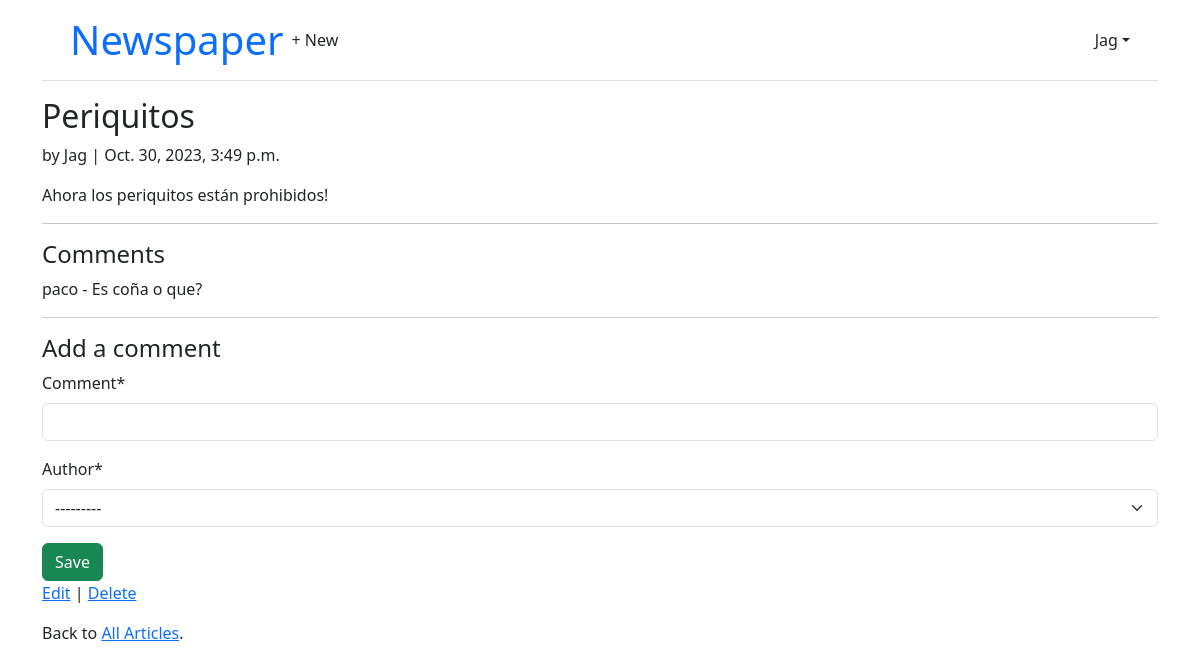
/articles/6/ (signed in), run on the app's committed database.
### accounts/models.py (models this page shows)
class CustomUser(AbstractUser):
    age = models.PositiveBigIntegerField(null=True, blank=True)

### articles/models.py (models this page shows, shortened)
class Article(models.Model):
    title = models.CharField(max_length=255)
    body = models.TextField()
    date = models.DateTimeField(auto_now_add=True)
    author = models.ForeignKey(
        settings.AUTH_USER_MODEL,
        on_delete=models.CASCADE,
    )

class Comment(models.Model):
    article = models.ForeignKey(Article, on_delete=models.CASCADE)
    comment = models.CharField(max_length=140)
    author = models.ForeignKey(settings.AUTH_USER_MODEL, on_delete=models.CASCADE)
    def __str__(self):
        return self.comment

### articles/views.py (the view, shortened to what this page needs)
# urls.py: path("<int:pk>/", ArticleDetailView.as_view(),
class ArticleDetailView(LoginRequiredMixin, View):
    def get(self, request, *args, **kwargs):
        view = CommentGet.as_view()
        return view(request, *args, **kwargs)

### articles/forms.py
class CommentForm(forms.ModelForm):
    class Meta:
        model = Comment
        fields = ("comment", "author")

### articles/views.py (called while the page is built)
    def get_context_data(self, **kwargs):
        context = super().get_context_data(**kwargs)
        context['form'] = CommentForm()
        return context

### templates/article_detail.html (shortened to what this page needs)
{% extends "base.html" %}
{% load crispy_forms_tags %}
{% block content %}
    <div class="article-entry">
        <h2>{{ object.title }}</h2>
        <p>by {{ object.author }} | {{ object.date }}</p>
        <p>{{ object.body }}</p>
    </div>
    <hr>
    <h4>Comments</h4>
    {% for comment in article.comment_set.all %}
        <p>
            <span class="font-weight-bold">{{ comment.author }} -</span>
            {{ comment }}
        </p>
    {% endfor %}
    <hr>
    <h4>Add a comment</h4>
    <form action="" method="post">
        {{ form|crispy }}
        <button class="btn btn-success ml-2" type="submit">Save</button>
    </form>
    <p>
        <a href="{% url 'article_edit' article.pk %}">Edit</a> |
        <a href="{% url 'article_delete' article.pk %}">Delete</a>
    </p>
    <p>
        Back to <a href="{% url 'article_list' %}">All Articles</a>.
    </p>
{% endblock content %}

### templates/base.html (shortened to what this page needs)
<!DOCTYPE html>
<html lang="en">
    <head>
        <link href="https://cdn.jsdelivr.net/npm/bootstrap@5.3.2/dist/css/bootstrap.min.css"
              rel="stylesheet"
>
    </head>
    <body>
        <div class="container">
            <header class="p-3 mb-3 border-bottom">
                <div class="container">
                    <div class="d-flex flex-wrap align-items-center justify-content-center justify-content-lg-start">
                        <a class="navbar-brand text-primary" href="{% url 'home' %}"><span class="display-6">Newspaper</span></a>
                        <ul class="nav col-12 col-lg-auto me-lg-auto mb-2 justify-content-center mb-md-0">
                            {% if user.is_authenticated %}
                                <li>
                                    <a href="{% url 'article_new' %}" class="nav-link px-2 link-dark">+ New</a>
                                </li>
                            </ul>
                            <div class="dropdown text-end">
                                <a href="#"
                                   class="d-block link-dark text-decoration-none dropdown-toggle"
                                   id="dropdownUser1"
                                   data-bs-toggle="dropdown"
                                   aria-expanded="false">{{ user.username }}</a>
                            </div>
                        {% else %}
                        </ul>
                        <div class="text-end">
                            <a href="{% url 'login' %}" class="btn btn-outline-primary me-2">Log In</a>
                            <a href="{% url 'signup' %}" class="btn btn-primary">Sign Up</a>
                        </div>
                    {% endif %}
                </div>
            </div>
        </header>
        <main>
            {% block content %}
            {% endblock content %}
        </main>
    </div>
</body>
</html>

### data on the page
CustomUser: username "Jag"
Article: title "Periquitos", author "Jag", date "Oct. 30, 2023, 3:49 p.m.", body "Ahora los periquitos están prohibidos!"
Comment: author "paco", comment "Es coña o que?"
